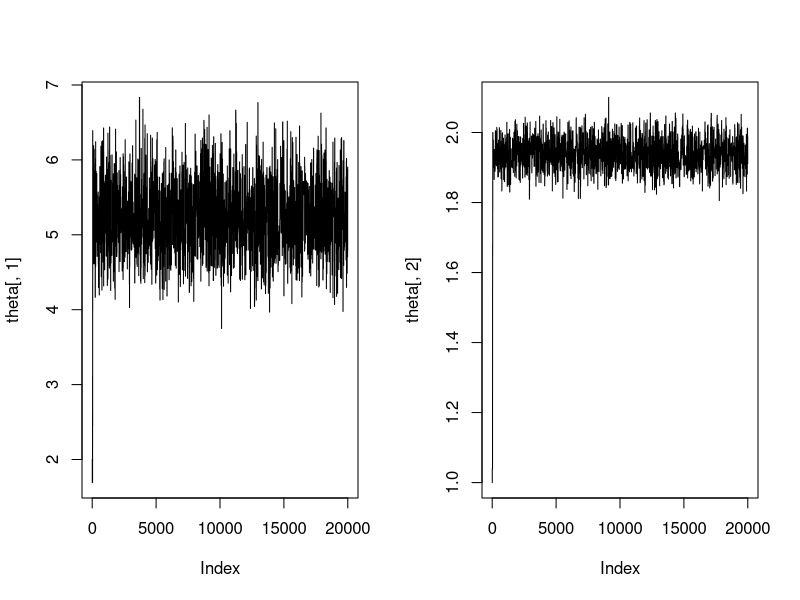
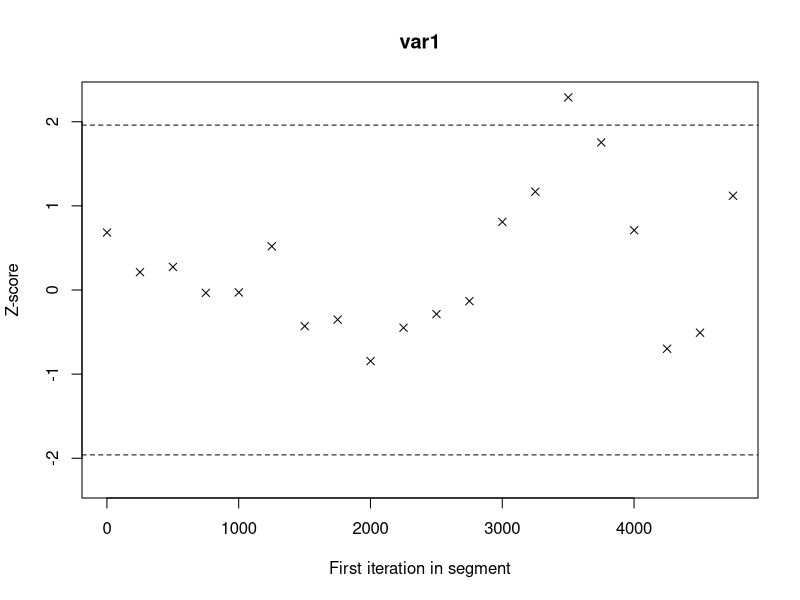
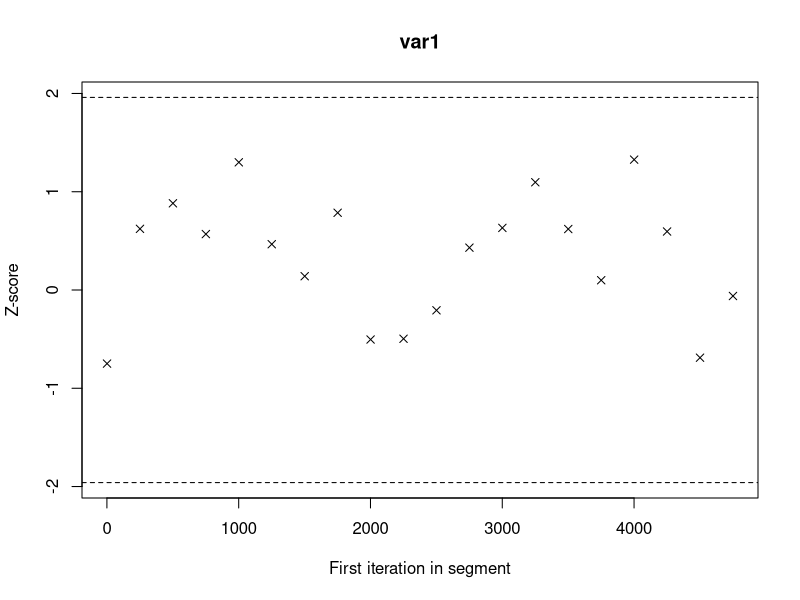
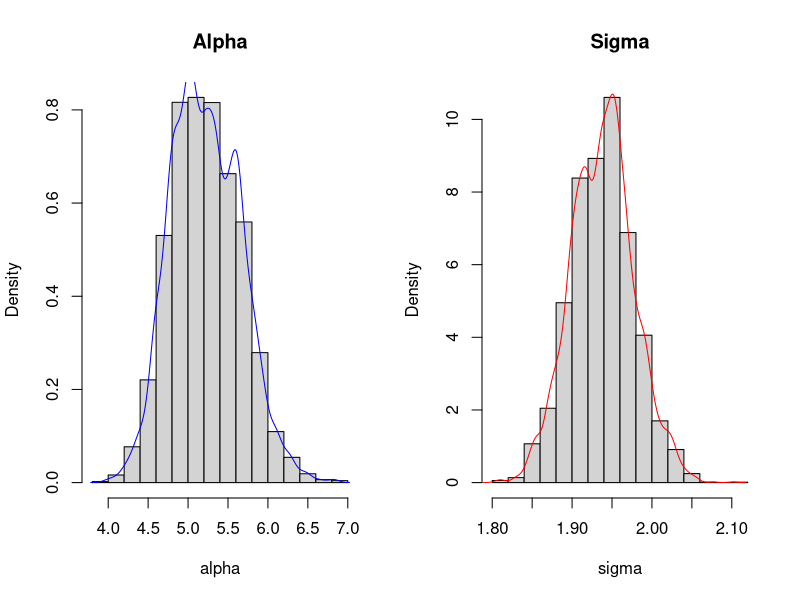

Recreate these plots in R, in order.
# Simulado exercício prático prova 3

rm(list = ls())
library(coda)
set.seed(2023)



# densidade a posteriori --------------------------------------------------

# minha posteriori
posteriori <- function(alpha, sigma){
    ( (alpha/sigma)^n ) * ( prod((x/sigma)^(alpha-1)) ) * exp( -sum( (x/sigma)^alpha ) ) * dgamma(alpha,a,scale = 1/b) * dgamma(sigma,c,scale = 1/d)
}

# posteriori do Cadu
# posteriori <- function(alpha, sigma){
#     alpha^(n+a-1)*sigma^(c-1-n*alpha)*exp((-sum(x^alpha)/(sigma^alpha))-b*alpha-d*sigma)*prod(x^(alpha-1))
# }


# razao do critério de escolha --------------------------------------------

razao <- function(y,xt) {
    num <- posteriori(y[1], y[2])
    den <- posteriori(xt[1], xt[2])
    return(num/den)
}


# amostra da população em estudo ------------------------------------------

n <- 100
x <- rweibull(n, shape = 5, scale = 2)
summary(x)


# inicializando a cadeia --------------------------------------------------

a = b = c = d = 0.01 # hiperparâmetros das prioris
# sigmas do passeio aleatório
dp1 = 2
dp2 = 0.1
tamanho <- 20000 # tamanho da cadeia
theta <- matrix(nrow = tamanho, ncol = 2) # matriz dos parâmetros
theta[1,] <- c(2,1) # chute inicial


# algoritmo Metropolis ----------------------------------------------------

for (t in 2:tamanho) {
    u <- runif(1)
    y <- c(theta[t-1,1] + rnorm(1,0,dp1), theta[t-1,2] + rnorm(1,0,dp2)) # simula por passeio aleatório os dois parâmetros ao mesmo tempo
    #cat("\n", "t=",t,"y=",y," razao=", razao(y, theta[t-1,]))
    aceita <- razao(y, theta[t-1,])
    if(u <= aceita) {
        theta[t,] <- y
    } else {
        theta[t,] <- theta[t-1,]
    }
}

# taxa de rejeição
1 - length(unique(theta[,1]))/tamanho

# visualização das cadeias geradas
par(mfrow=c(1,2))
plot(theta[,1], type = 'l')
plot(theta[,2], type='l')


# amostra aleatória -------------------------------------------------------

# cadeia do parâmetro alpha
alpha <- theta[seq(1001,tamanho,by=2),1]
# cadeia do parâmetro sigma
sigma <- theta[seq(1001,tamanho,by=2),2]

# função de perda quadrática
mean(alpha)
mean(sigma)

# função de perda absoluta
median(alpha)
median(sigma)


# convergência da cadeia --------------------------------------------------

geweke.plot(as.mcmc(alpha)) # convergência de alpha
geweke.plot(as.mcmc(sigma)) # convergência de sigma


geweke.diag(as.mcmc(alpha), frac1 = 0.4)

# Densidade por Kernel ----------------------------------------------------

par(mfrow=c(1,2))
hist(x = alpha, probability = T, main = 'Alpha')
lines(density(alpha), col='blue')
hist(sigma, probability = T, main = 'Sigma')
lines(density(sigma), col='red')


# Intervalos MDP ----------------------------------------------------------

HPDinterval(as.mcmc(alpha)) 
HPDinterval(as.mcmc(sigma))
